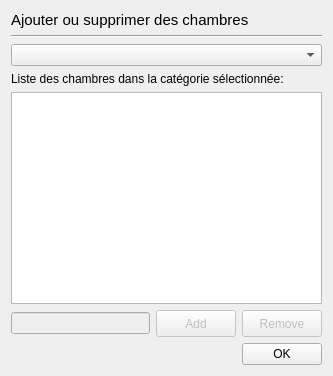
<?xml version="1.0" encoding="UTF-8"?>
<ui version="4.0">
 <class>editRoom</class>
 <widget class="QDialog" name="editRoom">
  <property name="geometry">
   <rect>
    <x>0</x>
    <y>0</y>
    <width>333</width>
    <height>376</height>
   </rect>
  </property>
  <property name="windowTitle">
   <string>Room Manager</string>
  </property>
  <layout class="QGridLayout" name="gridLayout">
   <item row="0" column="0">
    <widget class="QLabel" name="label">
     <property name="text">
      <string>&lt;!DOCTYPE HTML PUBLIC &quot;-//W3C//DTD HTML 4.0//EN&quot; &quot;http://www.w3.org/TR/REC-html40/strict.dtd&quot;&gt;
&lt;html&gt;&lt;head&gt;&lt;meta name=&quot;qrichtext&quot; content=&quot;1&quot; /&gt;&lt;style type=&quot;text/css&quot;&gt;
p, li { white-space: pre-wrap; }
&lt;/style&gt;&lt;/head&gt;&lt;body style=&quot; font-family:'Lucida Grande'; font-size:13pt; font-weight:400; font-style:normal;&quot;&gt;
&lt;p style=&quot; margin-top:0px; margin-bottom:0px; margin-left:0px; margin-right:0px; -qt-block-indent:0; text-indent:0px;&quot;&gt;&lt;span style=&quot; font-family:'Ubuntu'; font-size:11pt;&quot;&gt;Ajouter ou supprimer des chambres&lt;/span&gt;&lt;/p&gt;&lt;/body&gt;&lt;/html&gt;</string>
     </property>
    </widget>
   </item>
   <item row="1" column="0">
    <widget class="Line" name="line">
     <property name="orientation">
      <enum>Qt::Horizontal</enum>
     </property>
    </widget>
   </item>
   <item row="2" column="0">
    <widget class="QComboBox" name="catList"/>
   </item>
   <item row="3" column="0">
    <widget class="QLabel" name="label_2">
     <property name="text">
      <string>Liste des chambres dans la catégorie sélectionnée:</string>
     </property>
    </widget>
   </item>
   <item row="4" column="0">
    <widget class="QListWidget" name="roomList"/>
   </item>
   <item row="5" column="0">
    <layout class="QHBoxLayout" name="horizontalLayout">
     <item>
      <widget class="QLineEdit" name="roomName">
       <property name="enabled">
        <bool>false</bool>
       </property>
      </widget>
     </item>
     <item>
      <widget class="QPushButton" name="addButton">
       <property name="enabled">
        <bool>false</bool>
       </property>
       <property name="minimumSize">
        <size>
         <width>0</width>
         <height>27</height>
        </size>
       </property>
       <property name="text">
        <string>Add</string>
       </property>
      </widget>
     </item>
     <item>
      <widget class="QPushButton" name="removeButton">
       <property name="enabled">
        <bool>false</bool>
       </property>
       <property name="minimumSize">
        <size>
         <width>0</width>
         <height>27</height>
        </size>
       </property>
       <property name="text">
        <string>Remove</string>
       </property>
      </widget>
     </item>
    </layout>
   </item>
   <item row="6" column="0">
    <layout class="QHBoxLayout" name="horizontalLayout_2">
     <item>
      <spacer name="horizontalSpacer">
       <property name="orientation">
        <enum>Qt::Horizontal</enum>
       </property>
       <property name="sizeHint" stdset="0">
        <size>
         <width>40</width>
         <height>20</height>
        </size>
       </property>
      </spacer>
     </item>
     <item>
      <widget class="QPushButton" name="okButton">
       <property name="text">
        <string>OK</string>
       </property>
      </widget>
     </item>
    </layout>
   </item>
  </layout>
 </widget>
 <resources/>
 <connections/>
</ui>
